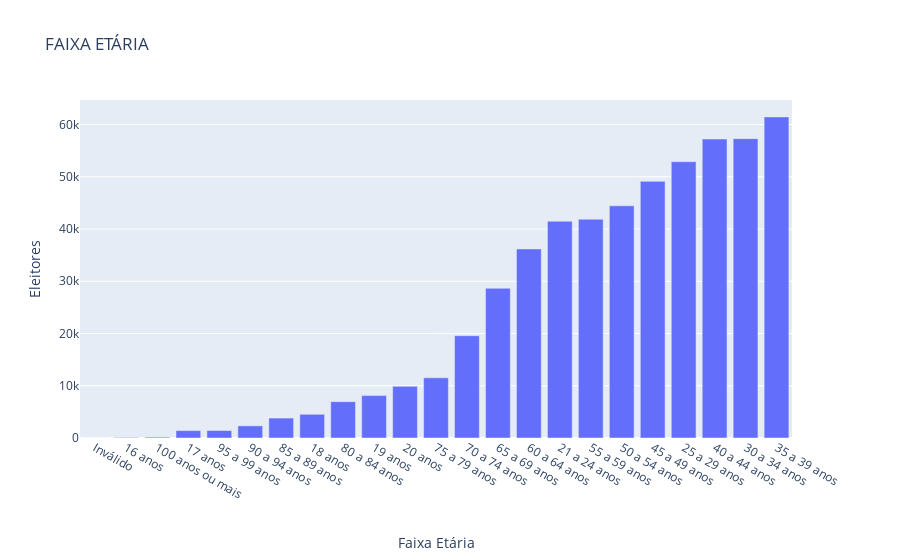

Source (notebook cell):
### Markdown cell above
### Plot Faixa Etária

### Code cell
total_eleitores_escolaridade = municipio.groupby('DS_FAIXA_ETARIA')['QT_ELEITORES_PERFIL'].sum().sort_values()
fig=px.bar(total_eleitores_escolaridade, x= total_eleitores_escolaridade.index, y=total_eleitores_escolaridade.values,
          title='FAIXA ETÁRIA', 
          labels={'y':'Eleitores', 'DS_FAIXA_ETARIA':'Faixa Etária'})



fig.show()

### Figure 1 — Plotly figure (JSON) as saved in the notebook; plotly's stock layout.template omitted (floating-point values rounded to 4 significant figures)
{"data": [{"alignmentgroup": "True", "hovertemplate": "Faixa Etária=%{x}<br>Eleitores=%{y}<extra></extra>", "legendgroup": "", "marker": {"color": "#636efa"}, "name": "", "offsetgroup": "", "orientation": "v", "showlegend": false, "textposition": "auto", "type": "bar", "x": ["Inválido                      ", "16 anos                       ", "100 anos ou mais              ", "17 anos                       ", "95 a 99 anos                  ", "90 a 94 anos                  ", "85 a 89 anos                  ", "18 anos                       ", "80 a 84 anos                  ", "19 anos                       ", "20 anos                       ", "75 a 79 anos                  ", "70 a 74 anos                  ", "65 a 69 anos                  ", "60 a 64 anos                  ", "21 a 24 anos                  ", "55 a 59 anos                  ", "50 a 54 anos                  ", "45 a 49 anos                  ", "25 a 29 anos                  ", "40 a 44 anos                  ", "30 a 34 anos                  ", "35 a 39 anos                  "], "xaxis": "x", "y": [2, 96, 165, 1417, 1428, 2325, 3814, 4541, 6956, 8120, 9886, 11517, 19581, 28657, 36183, 41500, 41872, 44443, 49126, 52889, 57223, 57296, 61464], "yaxis": "y"}], "layout": {"barmode": "relative", "legend": {"tracegroupgap": 0}, "title": {"text": "FAIXA ETÁRIA"}, "xaxis": {"anchor": "y", "domain": [0, 1], "title": {"text": "Faixa Etária"}}, "yaxis": {"anchor": "x", "domain": [0, 1], "title": {"text": "Eleitores"}}}}
